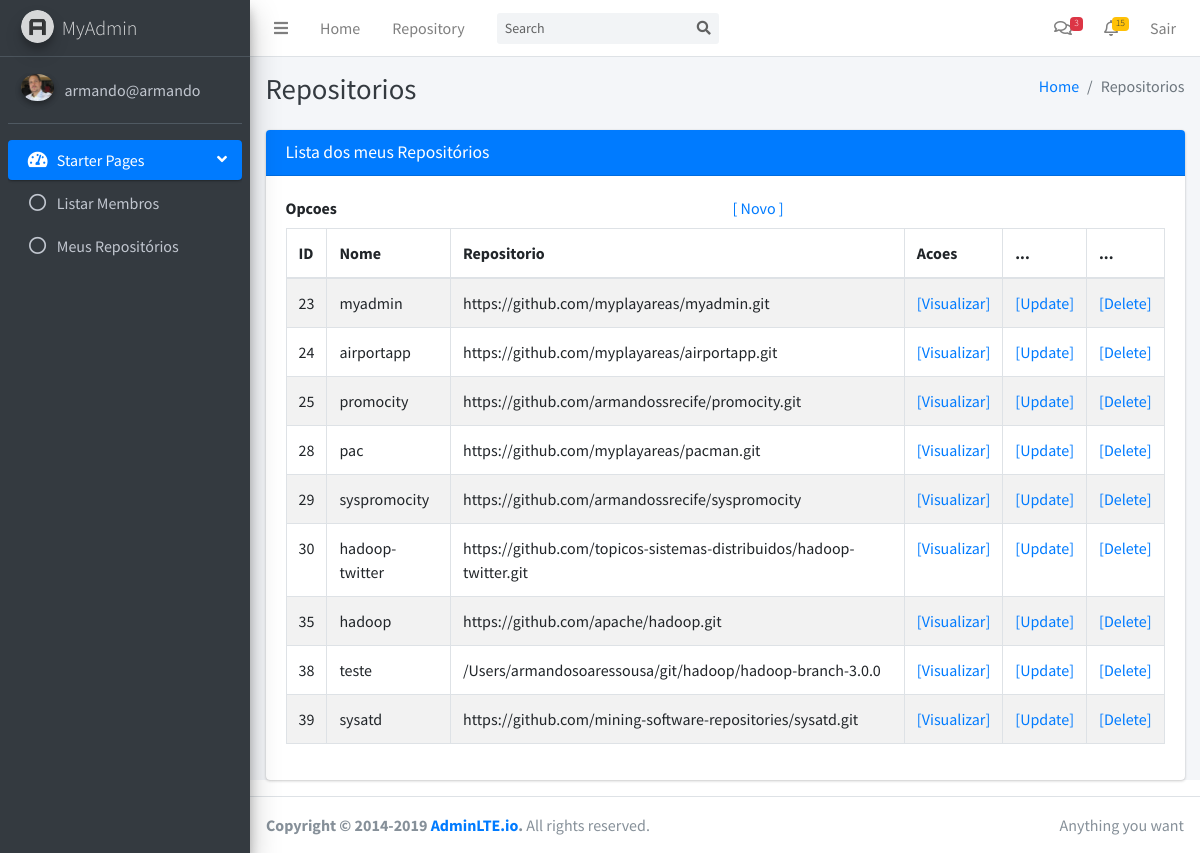
/repositorio/listar (signed in), run on the app's committed database.
### tables this page shows
CREATE TABLE user (
  id INTEGER PRIMARY KEY AUTOINCREMENT,
  name TEXT, 
  username TEXT UNIQUE NOT NULL,
  email TEXT UNIQUE NOT NULL,
  password TEXT NOT NULL, 
  image TEXT
);

CREATE TABLE repository (
  id INTEGER PRIMARY KEY AUTOINCREMENT,
  name TEXT NOT NULL, 
  link TEXT NOT NULL,
  user_id INTEGER,
  creation_date timestamp,
  analysis_date timestamp,
  analysed INTEGER
);

### myapp/control/repositorio.py (the view)
@bp.route("/listar")
@login_required
def listar():
    lista_repositorios = lista_repositorios_usuario(g.user["id"])
    return render_template("repositorio/listar.html", usuario = g.user['username'],
            profilePic=g.user['image'], titulo="Repositorios", repositorios=lista_repositorios)

### myapp/config/db.py (called while the page is built)
def get_db():
    if 'db' not in g:
        g.db = sqlite3.connect(
            current_app.config['DATABASE'],
            detect_types=sqlite3.PARSE_DECLTYPES
        )
        g.db.row_factory = sqlite3.Row
    return g.db

### myapp/control/auth.py (called while the page is built)
def login_required(view):
    @functools.wraps(view)
    def wrapped_view(**kwargs):
        if g.user is None:
            return redirect(url_for("auth.login"))
        return view(**kwargs)
    return wrapped_view

@bp.before_app_request
def load_logged_in_user():
    user_id = session.get("user_id")
    if user_id is None:
        g.user = None
    else:
        g.user = ( get_db().execute("SELECT * FROM user WHERE id = ?", (user_id,)).fetchone() )

### myapp/control/repositorio.py (called while the page is built)
def lista_repositorios_usuario(id):
    db = get_db()
    query = "select * from repository where user_id = ?"
    repositorios = db.execute( query , (id,) ).fetchall()
    return repositorios

### myapp/templates/repositorio/listar.html (shortened to what this page needs)
{% extends "base.html" %}
{% block conteudo %}
    <div class="content">
      <section class="content">
        <div class="container-fluid">
          <div class="card card-primary">
              <div class="card-header">
                <h3 class="card-title">Lista dos meus Repositórios</h3>
              </div>
              <div class="card-body">
                <div id="example1_wrapper" class="dataTables_wrapper dt-bootstrap4">
                    <div class="row">
                    <div class="col-sm-12">
                      <div class="row">
                        <div class="col-sm-6">
                          <div id="Opcoes">
                            <label>Opcoes</label>
                          </div>
                        </div>
                        <div class="col-sm-6">
                          <div id="Acoes">
                            <a href="{{ url_for('repositorio.criar')}}">[ Novo ]</a>
                          </div>
                        </div>
                      </div>
                      <table id="example1" class="table table-bordered table-striped dataTable dtr-inline" role="grid" aria-describedby="example1_info">
                        <thead>
                          <tr role="row">
                            <th class="sorting_asc" tabindex="0" aria-controls="example1" rowspan="1" colspan="1" aria-label="Id: activate to sort column descending" aria-sort="ascending">ID</th>
                            <th class="sorting" tabindex="0" aria-controls="example1" rowspan="1" colspan="1" aria-label="Nome: activate to sort column ascending">Nome</th>
                            <th class="sorting" tabindex="0" aria-controls="example1" rowspan="1" colspan="1" aria-label="Repositorio: activate to sort column ascending">Repositorio</th>
                            <th class="sorting" tabindex="0" aria-controls="example1" rowspan="1" colspan="1" aria-label="Acoes: activate to sort column ascending">Acoes</th>
                            <th class="sorting" tabindex="0" aria-controls="example1" rowspan="1" colspan="1" aria-label="Acoes: activate to sort column ascending">...</th>
                            <th class="sorting" tabindex="0" aria-controls="example1" rowspan="1" colspan="1" aria-label="Acoes: activate to sort column ascending">...</th>
                          </tr>
                        </thead>
                        <tbody>
                          {% for item in repositorios %}
                          <tr role="row" class="even">
                            <td tabindex="0" class="sorting_1">{{ item["id"] }}</td>
                            <td>{{ item["name"] }}</td>
                            <td>{{ item["link"] }}</td>
                            <td><a href="{{ url_for('repositorio.visualizar', id=item["id"]) }}">[Visualizar]</a>
                            <td><a href="{{ url_for('repositorio.update', id=item["id"]) }}">[Update]</a>
                            <td><a href="{{ url_for('repositorio.delete', id=item["id"]) }}">[Delete]</a>
                          </tr>
                          {% endfor%}
                        </tbody>
                    </table>
                  </div>
                  </div>
                </div>
              </div>
          </div>
        </div>
      </section>
    </div>
{% endblock %}

### myapp/templates/base.html (shortened to what this page needs)
<!DOCTYPE html>
<html lang="en">
<head>
  <link rel="stylesheet" href="/static/plugins/fontawesome-free/css/all.min.css">
  <link rel="stylesheet" href="/static/dist/css/adminlte.min.css">
</head>
<body class="hold-transition sidebar-mini">
<div class="wrapper">
  <nav class="main-header navbar navbar-expand navbar-white navbar-light">
    <ul class="navbar-nav">
      <li class="nav-item">
        <a class="nav-link" data-widget="pushmenu" href="#" role="button"><i class="fas fa-bars"></i></a>
      </li>
      <li class="nav-item d-none d-sm-inline-block">
        <a href="/" class="nav-link">Home</a>
      </li>
      <li class="nav-item d-none d-sm-inline-block">
        <a href="#" class="nav-link">Repository</a>
      </li>
    </ul>
    <form class="form-inline ml-3">
      <div class="input-group input-group-sm">
        <input class="form-control form-control-navbar" type="search" placeholder="Search" aria-label="Search">
        <div class="input-group-append">
          <button class="btn btn-navbar" type="submit">
            <i class="fas fa-search"></i>
          </button>
        </div>
      </div>
    </form>
    <ul class="navbar-nav ml-auto">
      <li class="nav-item dropdown">
        <a class="nav-link" data-toggle="dropdown" href="#">
          <i class="far fa-comments"></i>
          <span class="badge badge-danger navbar-badge">3</span>
        </a>
      </li>
      <li class="nav-item dropdown">
        <a class="nav-link" data-toggle="dropdown" href="#">
          <i class="far fa-bell"></i>
          <span class="badge badge-warning navbar-badge">15</span>
        </a>
      </li>
      <li class="nav-item">
        <a class="nav-link"href="{{ url_for('auth.logout') }}">
          Sair
        </a>
      </li>
    </ul>
  </nav>
  <aside class="main-sidebar sidebar-dark-primary elevation-4">
    <a href="/" class="brand-link">
      <img src="/static/dist/img/AdminLTELogo.png" alt="AdminLTE Logo" class="brand-image img-circle elevation-3"
           style="opacity: .8">
      <span class="brand-text font-weight-light">MyAdmin</span>
    </a>
    <div class="sidebar">
      <div class="user-panel mt-3 pb-3 mb-3 d-flex">
        <div class="image">
          <img src="{{ url_for('static', filename='uploads/' + profilePic) }}" class="img-circle elevation-2" alt="User Image">
        </div>
        <div class="info">
          <a href="{{ url_for('dashboard.profile') }}" class="d-block">{{usuario}}</a>
        </div>
      </div>
      <nav class="mt-2">
        <ul class="nav nav-pills nav-sidebar flex-column" data-widget="treeview" role="menu" data-accordion="false">
          <li class="nav-item has-treeview menu-open">
            <a href="#" class="nav-link active">
              <i class="nav-icon fas fa-tachometer-alt"></i>
              <p>
                Starter Pages
                <i class="right fas fa-angle-left"></i>
              </p>
            </a>
            <ul class="nav nav-treeview">
              <li class="nav-item">
                <a href="{{ url_for('usuario.listar') }}" class="nav-link">
                  <i class="far fa-circle nav-icon"></i>
                  <p>Listar Membros</p>
                </a>
              </li>
              <li class="nav-item">
                <a href="{{ url_for('repositorio.listar') }}" class="nav-link">
                  <i class="far fa-circle nav-icon"></i>
                  <p>Meus Repositórios</p>
                </a>
              </li>
            </ul>
          </li>
        </ul>
      </nav>
    </div>
  </aside>
  <div class="content-wrapper">
    <div class="content-header">
      <div class="container-fluid">
        <div class="row mb-2">
          <div class="col-sm-6">
            <h1 class="m-0 text-dark">{{ titulo }}</h1>
          </div>
          <div class="col-sm-6">
            <ol class="breadcrumb float-sm-right">
              <li class="breadcrumb-item"><a href="#">Home</a></li>
              <li class="breadcrumb-item active">{{ titulo }}</li>
            </ol>
          </div>
        </div>
      </div>
    </div>
    <div class="content">
    {% block conteudo %}{% endblock %}
    </div>
  </div>
  <footer class="main-footer">
    <div class="float-right d-none d-sm-inline">
      Anything you want
    </div>
    <strong>Copyright &copy; 2014-2019 <a href="https://adminlte.io">AdminLTE.io</a>.</strong> All rights reserved.
  </footer>
</div>
</body>
</html>

### data on the page
user: image (picture), username "armando@armando"
repository: id "23", name "myadmin", link "https://github.com/myplayareas/myadmin.git"
repository: id "24", name "airportapp", link "https://github.com/myplayareas/airportapp.git"
repository: id "25", name "promocity", link "https://github.com/armandossrecife/promocity.git"
repository: id "28", name "pac", link "https://github.com/myplayareas/pacman.git"
repository: id "29", name "syspromocity", link "https://github.com/armandossrecife/syspromocity"
repository: id "30", name "hadoop-twitter", link "https://github.com/topicos-sistemas-distribuidos/hadoop-twitter.git"
repository: id "35", name "hadoop", link "https://github.com/apache/hadoop.git"
repository: id "38", name "teste", link "/Users/armandosoaressousa/git/hadoop/hadoop-branch-3.0.0"
repository: id "39", name "sysatd", link "https://github.com/mining-software-repositories/sysatd.git"

### other printed values
{{ titulo }} "Repositorios"
